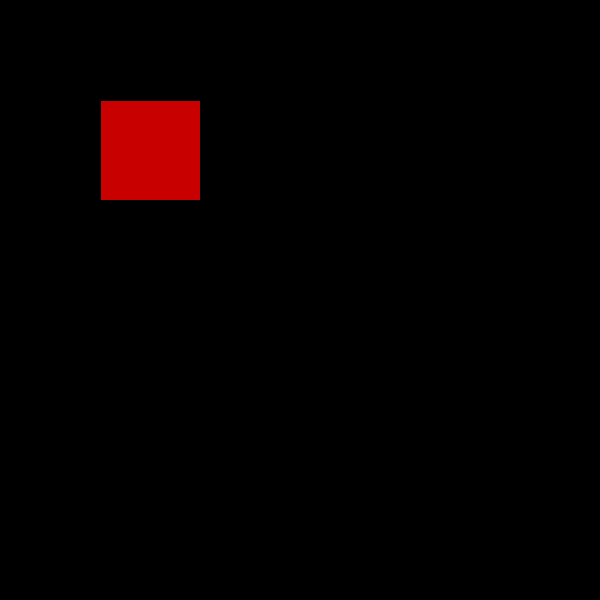
Frame 1 (no input)
Frame 60 (the mouse pressed at the canvas centre just before this capture): identical to frame 1, image omitted
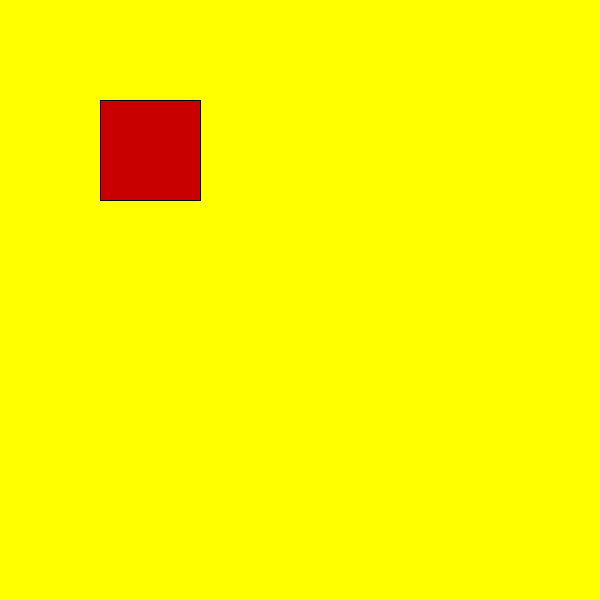
Frame 120 (the mouse held since frame 60 and released just before this capture)

The Processing sketch that drew these frames (run headless with seeded random() and noise(); from frame 60 on, the mouse is pressed at the canvas centre):

// Processing sketch: processing_130845
// ── processing_130845.pde

int j=80;
int k=0;
boolean nachRechtsGelaufen=true;
Rechteck R1=new Rechteck(100,100,100,100);
void setup(){
  size(600,600);
}

void draw(){
  background(mouseX,mouseY,0);
  
  //ZÃ�HLSCHLEIFE
  // for(INITIALISIERUNG; FORTSETZUNGSBEDINGUNG; INKREMENT)ANWEISUNGSBLOCK
 /* for(int i=0;i<10;i++){
    rect(100+20*i+j,100+k,10,10);
  }*/
  fill(200,0,0);
  //WENN der Mauszeiger M(mouseX|mouseY) rechts unter der linken oberen Ecke und links oberhalb der
  //rechten unteren Ecke des Rechtecks ist, dann:
  if(R1.mouseOver()){
                  fill(255);
                   if(nachRechtsGelaufen){
                    j=j+3;
                   }else{
                    j=j-3;
                   }
  R1.setzePosition(R1.x0+j,R1.y0+k);
          
  }
  R1.draw();
  
  //IF-CLAUSE (Bedingte Verzweigung)
  //if(BEDINGUNG)ANWEISUNGSBLOCK
  if(j>200){
    nachRechtsGelaufen=false;
    k=k+10;
  }
  if(j<80){
    k=k+10;
    nachRechtsGelaufen=true;
  }
  fill(100);
//  rect(mouseX-10,mouseY-10,20,20,3);
}

public class Rechteck{
    public int Breite;
    public int Hoehe;
    public int x0;
    public int y0;
    public void setzePosition(int xNeu, int yNeu){
        x0=xNeu;
        y0=yNeu;
    }
    public void draw(){
        rect(x0,y0,Breite,Hoehe);
    }
    public boolean mouseOver(){
        if(mouseX>x0){
            if(mouseY>y0){
                if(mouseX<x0+Breite){
                    if(mouseY<y0+Hoehe){
                        return true;
                    }
                }
            }
        }
        //sonst:
        return false;
    }
    public Rechteck(int xPos,int yPos,int w,int h){ //Konstruktor: ACHTUNG kein RÜCKGABETYP
        setzePosition(xPos,yPos);
        Breite=w;
        Hoehe=h;
    }
}
